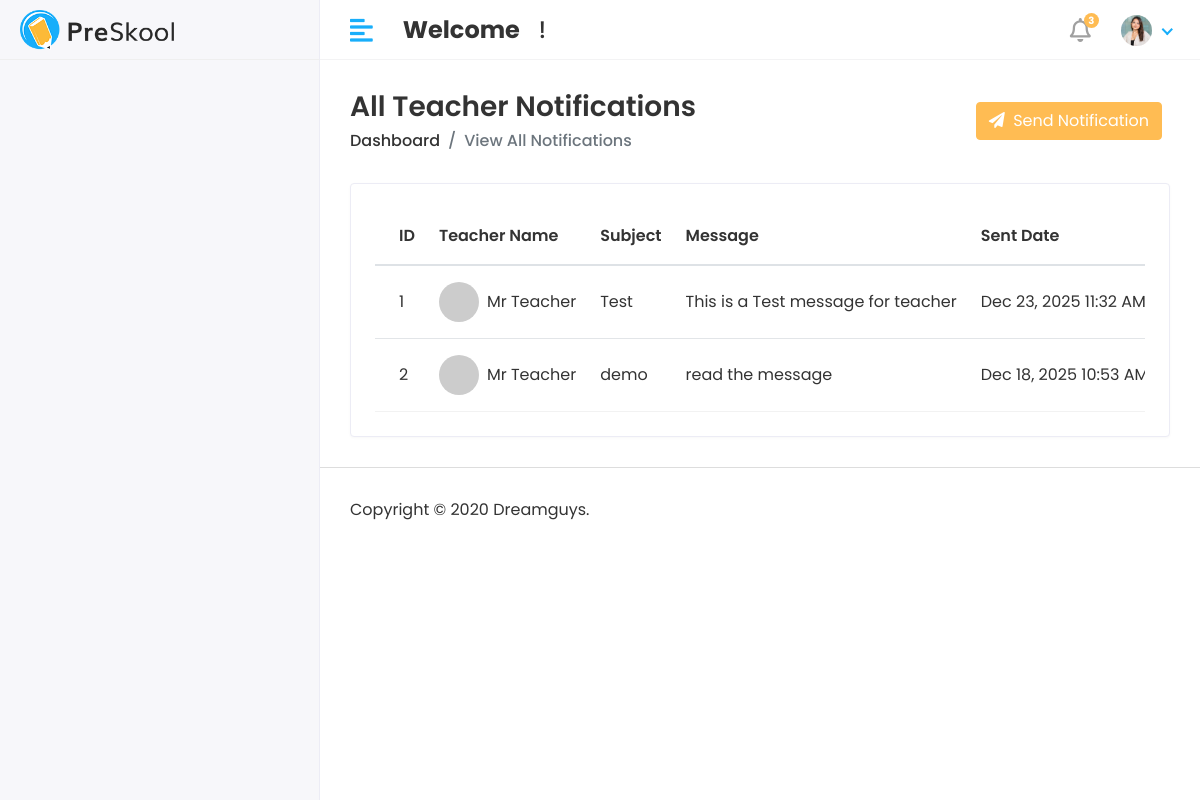
The page /administration/view-teacher-notifications/ on the database its author committed.
### teacher/models.py (models this page shows, shortened)
class TeacherNotification(models.Model):
    teacher_id = models.ForeignKey(TeacherInfo, on_delete=models.CASCADE)
    message = models.TextField()
    subject = models.CharField(max_length=250, null=True)
    created_at = models.DateTimeField(auto_now_add=True)
    class Meta:
        verbose_name_plural = "Notifications"

class TeacherInfo(models.Model):
    GENDER = [
        ("Male", "Male"),
        ("Female", "Female"),
        ("Other", "Other"),
    ]
    user = models.OneToOneField(
        User,
        on_delete=models.CASCADE,
        limit_choices_to={'user_type': 'Teacher'},
        related_name="teacher_profile"
    )
    teacher_user_id = models.CharField(
        unique=True,
        max_length=15,
        editable=False,
        db_index=True,
        blank=True,
        null=True,
        verbose_name="Teacher ID"
    )
    first_name = models.CharField(max_length=50, blank=True, null=True)
    last_name  = models.CharField(max_length=50, blank=True, null=True)
    gender     = models.CharField(max_length=10, choices=GENDER, blank=True, null=True)
    date_of_birth = models.DateField(blank=True, null=True)
    phone      = models.CharField(max_length=15, blank=True, null=True)
    email      = models.EmailField(blank=True, null=True)
    designation  = models.CharField(max_length=100, blank=True, null=True)
    joining_date = models.DateField(blank=True, null=True)
    qualification = models.CharField(max_length=200, blank=True, null=True)
    experience = models.CharField(max_length=100, blank=True, null=True)
    present_address  = models.TextField(blank=True, null=True)
    permanent_address = models.TextField(blank=True, null=True)
    profile_pic = models.ImageField(upload_to='teachers/', blank=True, null=True)
    created_at = models.DateTimeField(auto_now_add=True)
    class Meta:
        verbose_name_plural = "Teacher"

### administration/views.py (the view)
# urls.py: path('view-teacher-notifications/', view_teacher_notifications, name='view_teacher_notifications'),
def view_teacher_notifications(request):
    notifications = TeacherNotification.objects.all().select_related('teacher_id').order_by('-created_at')
    context = {
        'notifications': notifications,
    }
    return render(request, 'Admin/view_teacher_notifications.html', context)

### templates/Admin/view_teacher_notifications.html (shortened to what this page needs)
{% extends 'base.html' %}
{% block content %}
<div class="content container-fluid">
    <div class="page-header">
        <div class="row align-items-center">
            <div class="col">
                <h3 class="page-title">All Teacher Notifications</h3>
                <ul class="breadcrumb">
                    <li class="breadcrumb-item"><a href="{% url 'admin_home_page' %}">Dashboard</a></li>
                    <li class="breadcrumb-item active">View All Notifications</li>
                </ul>
            </div>
            <div class="col-auto text-right float-right ml-auto">
                <a href="{% url 'send_teacher_notification' %}" class="btn btn-primary mr-2">
                    <i class="fas fa-paper-plane mr-1"></i> Send Notification
                </a>
            </div>
        </div>
    </div>
    <div class="row">
        <div class="col-sm-12">
            <div class="card card-table">
                <div class="card-body">
                    {% if notifications %}
                        <div class="table-responsive">
                            <table class="table table-hover table-center mb-0 datatable">
                                <thead>
                                    <tr>
                                        <th>ID</th>
                                        <th>Teacher Name</th>
                                        <th>Subject</th>
                                        <th>Message</th>
                                        <th>Sent Date</th>
                                    </tr>
                                </thead>
                                <tbody>
                                    {% for notification in notifications %}
                                    <tr>
                                        <td>{{ forloop.counter }}</td>
                                        <td>
                                            <h2 class="table-avatar">
                                                <a href="#" class="avatar avatar-sm mr-2">
                                                    {% if notification.teacher_id.profile_pic %}
                                                        <img class="avatar-img rounded-circle" src="{{ notification.teacher_id.profile_pic.url }}" alt="Teacher Image">
                                                    {% else %}
                                                        <img class="avatar-img rounded-circle" src="https://via.placeholder.com/150" alt="Teacher Image">
                                                    {% endif %}
                                                </a>
                                                <a href="#">{{ notification.teacher_id.first_name }} {{ notification.teacher_id.last_name }}</a>
                                            </h2>
                                        </td>
                                        <td>{{ notification.subject }}</td>
                                        <td>
                                            {% if notification.message|length > 50 %}
                                                {{ notification.message|slice:":50" }}...
                                            {% else %}
                                                {{ notification.message }}
                                            {% endif %}
                                        </td>
                                        <td>{{ notification.created_at|date:"M d, Y h:i A" }}</td>
                                    </tr>
                                    {% endfor %}
                                </tbody>
                            </table>
                        </div>
                    {% else %}
                        <div class="alert alert-info text-center" role="alert">
                            <i class="fas fa-info-circle"></i> No notifications sent yet.
                        </div>
                    {% endif %}
                </div>
            </div>
        </div>
    </div>
</div>
{% endblock %}

### static/assets/css/style.css (style rules this page uses)
html { height: 100%; }
body { background-color: #fff; color: #333; font-family: 'Poppins', sans-serif; font-size: 1rem; height: 100%; line-height: 1.5; overflow-x: hidden; }
h1, h2, h3, h4, h5, h6 { font-family: 'Poppins', sans-serif; margin-top: 0; }
a { color: #009ce7; }
input, button, a { transition: all 0.4s ease; -moz-transition: all 0.4s ease; -o-transition: all 0.4s ease; -ms-transition: all 0.4s ease; -webkit-transition: all 0.4s ease; }
ul, ol { padding: 0px; list-style: none; }
.table { color: #333; max-width: 100%; margin-bottom: 0; width: 100%; }
table.table td h2 { display: inline-block; font-size: inherit; font-weight: 400; margin: 0; padding: 0; vertical-align: middle; }
table.table td h2.table-avatar { align-items: center; display: inline-flex; font-size: inherit; font-weight: 400; margin: 0; padding: 0; vertical-align: middle; white-space: nowrap; }
table.table td h2 a { color: #333; }
.table thead tr th { font-weight: 600; }
.table tbody tr { border-bottom: 1px solid rgba(0, 0, 0, 0.05); }
.table.table-center td, .table.table-center th { vertical-align: middle; }
.card-table .card-body .table>thead>tr>th { border-top: 0; }
.card-table .card-body .table tr td:first-child, .card-table .card-body .table tr th:first-child { padding-left: 1.5rem; }
.card-table .table td, .card-table .table th { border-top: 1px solid #e2e5e8; padding: 1rem 0.75rem; white-space: nowrap; }
.btn-primary { background-color: #FFBC53; border: 1px solid #FFBC53; }
.card { border: 1px solid #ececf5; box-shadow: 0 1px 3px 0 rgba(0, 0, 0, 0.03); margin-bottom: 1.875rem; }
.card-body { padding: 1.5rem; }
.avatar { position: relative; display: inline-block; width: 3rem; height: 3rem }
.avatar>img { width: 100%; height: 100%; -o-object-fit: cover; object-fit: cover; }
.avatar-sm { width: 2.5rem; height: 2.5rem; }
.page-wrapper>.content { padding: 1.875rem 1.875rem 0; }
.page-header { margin-bottom: 1.875rem; }
.page-header .breadcrumb { background-color: transparent; color: #6c757d; font-size: 1rem; font-weight: 500; margin-bottom: 0; padding: 0; }
.page-header .breadcrumb a { color: #333; }
.page-title { font-size: 28px; font-weight: 600; color: #333; margin-bottom: 5px; }

### rows shown on the page
TeacherNotification: teacher_id.first_name "Mr", teacher_id.last_name "Teacher", subject "Test", message "This is a Test message for teacher", created_at "Dec 23, 2025 11:32 AM"
TeacherNotification: teacher_id.first_name "Mr", teacher_id.last_name "Teacher", subject "demo", message "read the message", created_at "Dec 18, 2025 10:53…"
